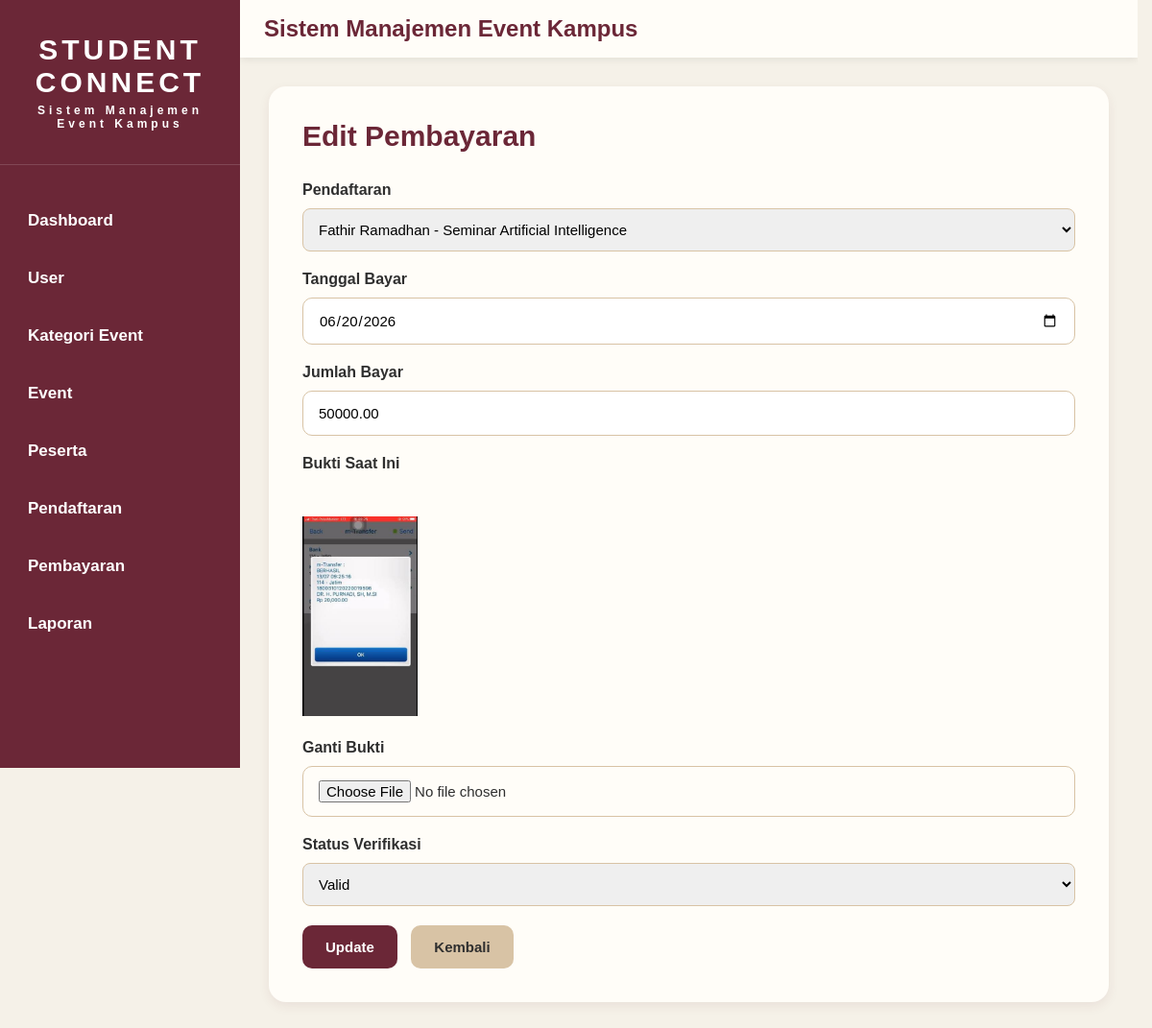
Page /pembayaran/edit.php?id=2 on the committed database.
### tables this page shows
CREATE TABLE `pembayaran` (
  `id_pembayaran` int(11) NOT NULL,
  `id_pendaftaran` int(11) NOT NULL,
  `tanggal_bayar` date NOT NULL,
  `jumlah_bayar` decimal(10,2) NOT NULL,
  `bukti_bayar` varchar(255) DEFAULT NULL,
  `status_verifikasi` enum('Pending','Valid','Tidak Valid') DEFAULT 'Pending'
);

CREATE TABLE `pendaftaran` (
  `id_pendaftaran` int(11) NOT NULL,
  `id_peserta` int(11) NOT NULL,
  `id_event` int(11) NOT NULL,
  `tanggal_daftar` date NOT NULL,
  `status_pendaftaran` enum('Menunggu','Diterima','Ditolak') DEFAULT 'Menunggu'
);

CREATE TABLE `peserta` (
  `id_peserta` int(11) NOT NULL,
  `nama_peserta` varchar(100) NOT NULL,
  `nim` varchar(20) NOT NULL,
  `prodi` varchar(100) NOT NULL,
  `email` varchar(100) NOT NULL,
  `no_hp` varchar(15) NOT NULL
);

### pembayaran/edit.php (the view, shortened to what this page needs)
<?php
include '../config/koneksi.php';
$id = (int) $_GET['id'];
$data = mysqli_fetch_assoc(
    mysqli_query(
        $conn,
        "SELECT * FROM pembayaran
        WHERE id_pembayaran='$id'"
    )
);
?>
<!DOCTYPE html>
<html>
<head>
    <link rel="stylesheet"
    href="../assets/style.css">
</head>
<body>
<div class="wrapper">
<?php include '../layout/sidebar.php'; ?>
<div class="main-content">
<?php include '../layout/header.php'; ?>
<div class="content">
<div class="form-container">
<h2>Edit Pembayaran</h2>
<form method="POST" enctype="multipart/form-data">
<div class="form-group">
<label>Pendaftaran</label>
<select name="id_pendaftaran">
<?php
$pendaftaran = mysqli_query(
$conn,
"SELECT
p.id_pendaftaran,
ps.nama_peserta,
e.nama_event
FROM pendaftaran p
JOIN peserta ps
ON p.id_peserta=ps.id_peserta
JOIN event e
ON p.id_event=e.id_event"
);
while($p=mysqli_fetch_assoc($pendaftaran)){
?>
<option
value="<?= $p['id_pendaftaran']; ?>"
<?= ($p['id_pendaftaran']==$data['id_pendaftaran']) ? 'selected' : ''; ?>>
<?= $p['nama_peserta']; ?> -
</option>
<?php } ?>
</select>
</div>
<div class="form-group">
<label>Tanggal Bayar</label>
<input
type="date"
name="tanggal_bayar"
value="<?= $data['tanggal_bayar']; ?>"
required>
</div>
<div class="form-group">
<label>Jumlah Bayar</label>
<input
type="number"
name="jumlah_bayar"
value="<?= $data['jumlah_bayar']; ?>"
required>
</div>
<div class="form-group">
<label>Bukti Saat Ini</label>
<br><br>
<img
src="../Upload/bukti/<?= $data['bukti_bayar']; ?>"
width="120">
</div>
<div class="form-group">
<label>Ganti Bukti</label>
<input type="file" name="bukti_bayar">
</div>
<div class="form-group">
<label>Status Verifikasi</label>
<select name="status_verifikasi">
<option value="Valid"
<?= $data['status_verifikasi']=='Valid' ? 'selected' : ''; ?>>
Valid
</option>
</select>
</div>
<button type="submit" name="update">
Update
</button>
<a href="index.php" class="btn-kembali">
Kembali
</a>
</form>
</div>
</div>
</div>
</div>
</body>
</html>

### assets/style.css (style rules this page uses)
html { scrollbar-gutter: stable; }
* { margin:0; padding:0; box-sizing:border-box; font-family:'Poppins',sans-serif; }
html, body { width:100%; min-height:100%; }
body { background:#F5F1E8; color:#2F2F2F; overflow-x:hidden; }
.wrapper { display:flex; width:100%; min-height:100vh; }
.main-content { flex:1; min-width:0; display:flex; flex-direction:column; }
.content { flex:1; width:100%; padding:30px; }
.form-container { width:100%; max-width:1000px; margin:auto; background:#FFFDF8; padding:35px; border-radius:18px; box-shadow:0 4px 12px rgba(107,39,55,.08); }
.form-container h2 { color:#6B2737; margin-bottom:30px; font-size:30px; font-weight:700; }
.form-group { margin-bottom:20px; }
.form-group label { display:block; margin-bottom:10px; font-weight:600; font-size:16px; }
input, textarea, select { width:100%; padding:14px 16px; border:1px solid #D8C3A5; border-radius:10px; outline:none; font-size:15px; }
button { background:#6B2737; color:white; border:none; padding:14px 24px; border-radius:10px; cursor:pointer; font-size:15px; font-weight:600; }
.btn-kembali { display:inline-block; margin-left:10px; padding:14px 24px; text-decoration:none; background:#D8C3A5; color:#2F2F2F; border-radius:10px; font-size:15px; font-weight:600; }
select { width:100%; padding:12px; border:1px solid #D8C3A5; border-radius:8px; outline:none; }

### rows in the picture
pembayaran: id_pendaftaran "Fathir Ramadhan - Seminar Artificial Intelligence", tanggal_bayar "06/20/2026", jumlah_bayar "50000.00", bukti_bayar (picture), status_verifikasi "Valid"
